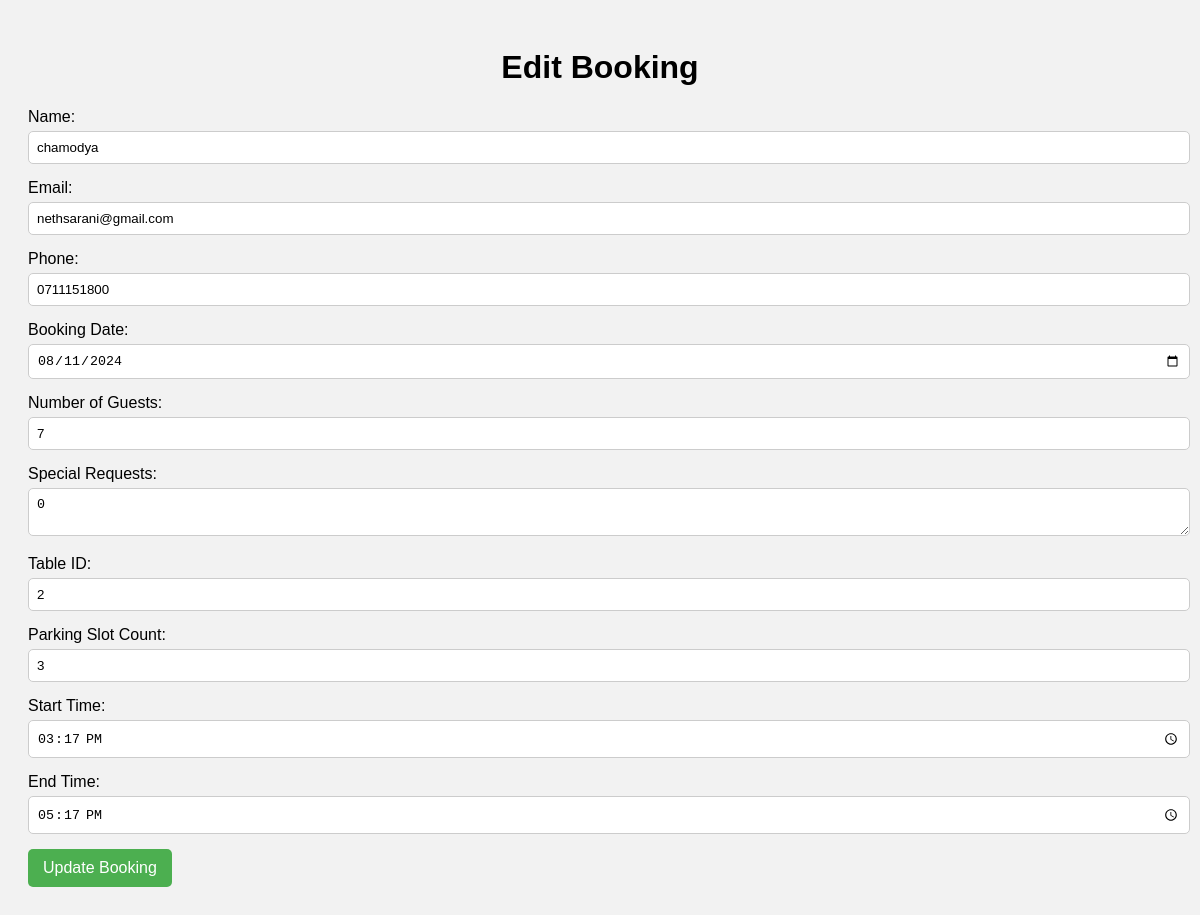
The app's page /html/edit_booking.php?id=37 (signed in) with its own data.
### tables this page shows
CREATE TABLE IF NOT EXISTS `reservations` (
  `id` int NOT NULL AUTO_INCREMENT,
  `name` varchar(255) NOT NULL,
  `email` varchar(255) NOT NULL,
  `phone` varchar(20) DEFAULT NULL,
  `booking_date` date NOT NULL,
  `number_of_guests` int NOT NULL,
  `special_requests` text,
  `table_id` int NOT NULL,
  `parking_slot_count` int DEFAULT NULL,
  `start_time` time NOT NULL,
  `end_time` time NOT NULL,
  PRIMARY KEY (`id`)
);

### html/edit_booking.php (the view, shortened to what this page needs)
<?php
$servername = "localhost";
$username_db = "root";
$password_db = "";
$database = "galeryCafe";
$conn = new mysqli($servername, $username_db, $password_db, $database);
if (isset($_GET['id']) && !empty($_GET['id'])) {
    $id = intval($_GET['id']);
    $stmt = $conn->prepare("SELECT * FROM reservations WHERE id = ?");
    $stmt->bind_param("i", $id);
    $stmt->execute();
    $result = $stmt->get_result();
    $booking = $result->fetch_assoc();
} else {
    die("No booking ID provided.");
}
?>
<!DOCTYPE html>
<html lang="en">
<head>
</head>
<body>
    <h1>Edit Booking</h1>
    <form method="post">
        <div class="form-group">
            <label for="name">Name:</label>
            <input type="text" id="name" name="name" value="<?php echo htmlspecialchars($booking['name']); ?>" required>
        </div>
        <div class="form-group">
            <label for="email">Email:</label>
            <input type="email" id="email" name="email" value="<?php echo htmlspecialchars($booking['email']); ?>" required>
        </div>
        <div class="form-group">
            <label for="phone">Phone:</label>
            <input type="text" id="phone" name="phone" value="<?php echo htmlspecialchars($booking['phone']); ?>" required>
        </div>
        <div class="form-group">
            <label for="booking_date">Booking Date:</label>
            <input type="date" id="booking_date" name="booking_date" value="<?php echo htmlspecialchars($booking['booking_date']); ?>" required>
        </div>
        <div class="form-group">
            <label for="number_of_guests">Number of Guests:</label>
            <input type="number" id="number_of_guests" name="number_of_guests" value="<?php echo htmlspecialchars($booking['number_of_guests']); ?>" required>
        </div>
        <div class="form-group">
            <label for="special_requests">Special Requests:</label>
            <textarea id="special_requests" name="special_requests"><?php echo htmlspecialchars($booking['special_requests']); ?></textarea>
        </div>
        <div class="form-group">
            <label for="table_id">Table ID:</label>
            <input type="number" id="table_id" name="table_id" value="<?php echo htmlspecialchars($booking['table_id']); ?>" required>
        </div>
        <div class="form-group">
            <label for="parking_slot_count">Parking Slot Count:</label>
            <input type="number" id="parking_slot_count" name="parking_slot_count" value="<?php echo htmlspecialchars($booking['parking_slot_count']); ?>" required>
        </div>
        <div class="form-group">
            <label for="start_time">Start Time:</label>
            <input type="time" id="start_time" name="start_time" value="<?php echo htmlspecialchars($booking['start_time']); ?>" required>
        </div>
        <div class="form-group">
            <label for="end_time">End Time:</label>
            <input type="time" id="end_time" name="end_time" value="<?php echo htmlspecialchars($booking['end_time']); ?>" required>
        </div>
        <div class="form-group">
            <button type="submit">Update Booking</button>
        </div>
    </form>
</body>
</html>

### html/edit_booking.php (style rules this page uses)
body { font-family: Arial, sans-serif; background-color: #f2f2f2; padding: 20px; }
h1 { text-align: center; }
.form-group { margin-bottom: 15px; }
.form-group label { display: block; margin-bottom: 5px; }
.form-group input, .form-group textarea { width: 100%; padding: 8px; border: 1px solid #ccc; border-radius: 5px; }
.form-group button { background-color: #4CAF50; color: white; border: none; border-radius: 5px; padding: 10px 15px; cursor: pointer; font-size: 16px; }

### records on screen
reservations: name "chamodya", email "nethsarani@gmail.com", phone "0711151800", booking_date "08/11/2024", number_of_guests "7", special_requests "0", table_id "2", parking_slot_count "3", start_time "15:17:00", end_time "17:17:00"
